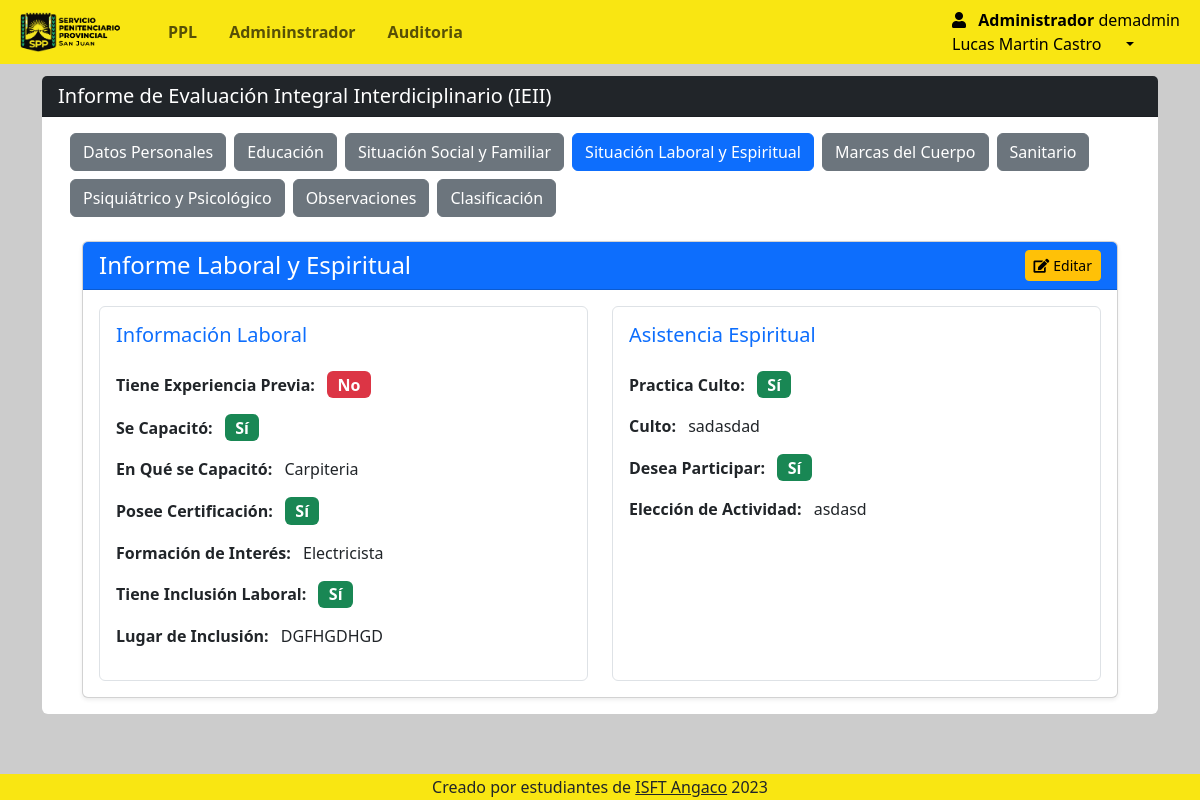
Screenshot of /Views/admin/ppl_informe.php?seccion=situacion-laboral&id=42 (signed in) with the database file from the repository.
### tables this page shows
CREATE TABLE `rol` (
  `id_rol` int(11) NOT NULL,
  `nombre_rol` varchar(50) NOT NULL
);

CREATE TABLE `usuarios` (
  `id_usuario` int(11) NOT NULL,
  `id_persona` int(11) NOT NULL,
  `id_rol` int(11) NOT NULL,
  `nombre_usuario` varchar(50) NOT NULL,
  `contrasena` varchar(255) NOT NULL,
  `fecha_creacion` datetime DEFAULT current_timestamp(),
  `activo` tinyint(1) DEFAULT 1
);

CREATE TABLE `laboral` (
  `id_laboral` int(11) NOT NULL,
  `id_ppl` int(11) NOT NULL,
  `tiene_exp` tinyint(1) DEFAULT NULL,
  `experiencia` varchar(100) DEFAULT NULL,
  `se_capacito` tinyint(1) DEFAULT NULL,
  `en_que_se_capacito` varchar(100) DEFAULT NULL,
  `posee_certific` tinyint(1) DEFAULT NULL,
  `formac_interes` varchar(100) DEFAULT NULL,
  `tiene_incl_lab` tinyint(1) NOT NULL,
  `lugar_inclusion` varchar(100) NOT NULL,
  `estado` varchar(255) NOT NULL DEFAULT 'Activo'
);

CREATE TABLE `asistencia_espiritual` (
  `id_asistencia` int(11) NOT NULL,
  `id_ppl` int(11) NOT NULL,
  `practica_culto` tinyint(1) DEFAULT NULL,
  `culto` varchar(100) DEFAULT NULL,
  `desea_participar` tinyint(1) NOT NULL,
  `eleccion_actividad` varchar(100) NOT NULL,
  `estado` varchar(20) NOT NULL DEFAULT 'Activo'
);

### Views/admin/laboral_espiritual_lista.php (the view, shortened to what this page needs)
<?php
$idppl = isset($_GET['id']) ? intval($_GET['id']) : 0;
if ($idppl > 0) {
    $stmt = $db->prepare("SELECT * FROM laboral WHERE id_ppl = ?");
    $stmt->execute([$idppl]);
    $laboral = $stmt->fetch(PDO::FETCH_ASSOC);
    $stmt = $db->prepare("SELECT * FROM asistencia_espiritual WHERE id_ppl = ?");
    $stmt->execute([$idppl]);
    $asistenciaEspiritual = $stmt->fetch(PDO::FETCH_ASSOC);
}
?>
    <div class="container mt-4">
        <div class="card shadow-sm">
            <div class="card-header bg-primary text-white d-flex justify-content-between align-items-center">
                <h4 class="mb-0">Informe Laboral y Espiritual</h4>
                <?php
                    if ($_SESSION['id_rol'] === 1 || $_SESSION['id_rol'] === 2) {
                ?>
                    <a href='laboral_espiritual_edit.php?id=<?php echo $idppl; ?>' class='btn btn-warning btn-sm'>
                        <i class="fas fa-edit me-1"></i>Editar
                    </a>
                <?php }?>
            </div>
            <div class="card-body">
                <div class="row">
                    <div class="col-md-6">
                        <div class="border rounded p-3 h-100">
                            <h5 class="mb-4 text-primary">Información Laboral</h5>
                            <?php if ($laboral): ?>
                                <div class="mb-3">
                                    <span class="fw-bold  me-2">Tiene Experiencia Previa:</span>
                                    <span class="badge fs-6 <?= $laboral['tiene_exp'] ? 'bg-success' : 'bg-danger'; ?>">
                                        <?= $laboral['tiene_exp'] ? 'Sí' : 'No'; ?>
                                    </span>
                                </div>
                                <div class="mb-3">
                                    <span class="fw-bold  me-2">Se Capacitó:</span>
                                    <span class="badge fs-6 <?= $laboral['se_capacito'] ? 'bg-success' : 'bg-danger'; ?>">
                                        <?= $laboral['se_capacito'] ? 'Sí' : 'No'; ?>
                                    </span>
                                </div>
                                <?php if ($laboral['se_capacito']): ?>
                                    <div class="mb-3">
                                        <span class="fw-bold  me-2">En Qué se Capacitó:</span>
                                        <span class="text-dark"><?= htmlspecialchars($laboral['en_que_se_capacito']); ?></span>
                                    </div>
                                <?php endif; ?>
                                <div class="mb-3">
                                    <span class="fw-bold  me-2">Posee Certificación:</span>
                                    <span class="badge fs-6 <?= $laboral['posee_certific'] ? 'bg-success' : 'bg-danger'; ?>">
                                        <?= $laboral['posee_certific'] ? 'Sí' : 'No'; ?>
                                    </span>
                                </div>
                                <div class="mb-3">
                                    <span class="fw-bold  me-2">Formación de Interés:</span>
                                    <span class="text-dark"><?= htmlspecialchars($laboral['formac_interes']); ?></span>
                                </div>
                                <div class="mb-3">
                                    <span class="fw-bold  me-2">Tiene Inclusión Laboral:</span>
                                    <span class="badge fs-6 <?= $laboral['tiene_incl_lab'] ? 'bg-success' : 'bg-danger'; ?>">
                                        <?= $laboral['tiene_incl_lab'] ? 'Sí' : 'No'; ?>
                                    </span>
                                </div>
                                <?php if ($laboral['tiene_incl_lab']): ?>
                                    <div class="mb-3">
                                        <span class="fw-bold  me-2">Lugar de Inclusión:</span>
                                        <span class="text-dark"><?= htmlspecialchars($laboral['lugar_inclusion']); ?></span>
                                    </div>
                                <?php endif; ?>
                            <?php else: ?>
                                <div class="alert alert-info" role="alert">
                                    No hay información laboral disponible.
                                </div>
                            <?php endif; ?>
                        </div>
                    </div>
                    <div class="col-md-6">
                        <div class="border rounded p-3 h-100">
                            <h5 class="mb-4 text-primary">Asistencia Espiritual</h5>
                            <?php if ($asistenciaEspiritual): ?>
                                <div class="mb-3">
                                    <span class="fw-bold  me-2">Practica Culto:</span>
                                    <span class="badge fs-6 <?= $asistenciaEspiritual['practica_culto'] ? 'bg-success' : 'bg-danger'; ?>">
                                        <?= $asistenciaEspiritual['practica_culto'] ? 'Sí' : 'No'; ?>
                                    </span>
                                </div>
                                <?php if ($asistenciaEspiritual['practica_culto']): ?>
                                    <div class="mb-3">
                                        <span class="fw-bold  me-2">Culto:</span>
                                        <span class="text-dark"><?= htmlspecialchars($asistenciaEspiritual['culto']); ?></span>
                                    </div>
                                <?php endif; ?>
                                <div class="mb-3">
                                    <span class="fw-bold  me-2">Desea Participar:</span>
                                    <span class="badge fs-6 <?= $asistenciaEspiritual['desea_participar'] ? 'bg-success' : 'bg-danger'; ?>">
                                        <?= $asistenciaEspiritual['desea_participar'] ? 'Sí' : 'No'; ?>
                                    </span>
                                </div>
                                <?php if ($asistenciaEspiritual['desea_participar']): ?>
                                    <div class="mb-3">
                                        <span class="fw-bold  me-2">Elección de Actividad:</span>
                                        <span class="text-dark"><?= htmlspecialchars($asistenciaEspiritual['eleccion_actividad']); ?></span>
                                    </div>
                                <?php endif; ?>
                            <?php else: ?>
                                <div class="alert alert-info" role="alert">
                                    No hay información de asistencia espiritual disponible.
                                </div>
                            <?php endif; ?>
                        </div>
                    </div>
                </div>
            </div>
        </div>
    </div>

### Views/admin/navbar.php (shortened to what this page needs)
<?php
require '../../conn/connection.php';
$id_rol = $_SESSION['id_rol'];
$id_usuario= $_SESSION['id_usuario'];
$query = "SELECT * FROM rol WHERE id_rol = ?";
$stmt = $conexion->prepare($query);
$stmt->bind_param("i", $id_rol);
$stmt->execute();
$result = $stmt->get_result();
if ($result && $result->num_rows > 0) {
  $rol = $result->fetch_assoc();
  $nombre_rol = $rol['nombre_rol'];
} else {
  $nombre_rol = "Usuario Desconocido";
}
?>
<!DOCTYPE html>
<html lang="es">
<head>
  <link rel="stylesheet" href="https://use.fontawesome.com/releases/v5.8.2/css/all.css">
  <link rel="stylesheet" href="../../css/style.css">
  <link href="https://cdn.jsdelivr.net/npm/bootstrap@5.3.2/dist/css/bootstrap.min.css" rel="stylesheet">
  <link rel="stylesheet" href="https://maxcdn.bootstrapcdn.com/bootstrap/4.5.2/css/bootstrap.min.css">
  <link rel="stylesheet" href="https://cdnjs.cloudflare.com/ajax/libs/twitter-bootstrap/5.3.0/css/bootstrap.min.css">
  <link rel="stylesheet" href="https://cdn.datatables.net/1.13.7/css/dataTables.bootstrap5.min.css">
  <link rel="stylesheet" type="text/css" href="https://cdn.datatables.net/1.13.1/css/dataTables.bootstrap5.min.css" />
  <link rel="stylesheet" type="text/css" href="https://cdn.datatables.net/buttons/2.3.3/css/buttons.bootstrap5.min.css" />
  <link rel="stylesheet" href="https://cdn.jsdelivr.net/npm/bootstrap@5.3.0-alpha1/dist/css/bootstrap.min.css" />
  <link rel="stylesheet" href="https://cdnjs.cloudflare.com/ajax/libs/font-awesome/6.2.1/css/all.min.css" />
  <link rel="stylesheet" href="https://cdnjs.cloudflare.com/ajax/libs/font-awesome/5.15.4/css/all.min.css">
</head>
<body>
  <div style="height:60px">
    <nav class="navbar navbar-expand-lg fixed-top my-0 py-0" style="background-color: #f9e612;">
      <div class="container-fluid ml-2 ">
        <a href="index.php" class="navbar-brand mb-0 pr-4 ">
          <img class="d-line-block align-top " src="../../img/LOGO2.ico" width="100px" style="margin-right:0px">
        </a>
        <div class="collapse navbar-collapse " id="navbarNav">
          <ul class="navbar-nav mr-auto ">
            <li class="nav-item  pr-3">
              <a class="nav-link " href="ppl_index.php"><b>PPL</b></a>
            </li>
            <?php
              if ($_SESSION['id_rol'] === 1) {
            ?>
                  <li class="nav-item  pr-3">
                    <a class="nav-link " href="admin_index.php"><b>Admininstrador</b></a>
                  </li>
            <?php
              }
            ?>
            <?php
              if ($_SESSION['id_rol'] === 1) {
            ?>
              <li class="nav-item  pr-3">
                <a class="nav-link " href="auditoria.php"><b>Auditoria</b></a>
              </li>
            <?php
              }
            ?>
          </ul>
          <form class="form-inline d-flex justify-content-end">
            <div class="collapse navbar-collapse" id="navbarNav">
              <ul class="navbar-nav">
                <li class="nav-item dropdown">
                  <a class="nav-link dropdown-toggle active" href="#" role="button" data-bs-toggle="dropdown" aria-expanded="false">
                    <i class="fas fa-user pr-2"></i>
                    <span class="mr-3">
                      <b>
                      <?php if (isset($nombre_rol)) : ?>
                        <?php echo $nombre_rol; ?>
                      <?php else : ?>
                        "Usuario Desconocido"
                      <?php endif; ?>
                      </b>
                      <span>
                        <?php if (isset($_SESSION['nombres'])) : ?>
                           <?php
                           $query = "SELECT nombre_usuario FROM usuarios WHERE activo = 1 AND id_usuario = :id_usuario";
                           $stmt = $db->prepare($query);
                           $stmt->bindParam(':id_usuario', $id_usuario, PDO::PARAM_INT);
                           $stmt->execute();
                           $usuario = $stmt->fetch(PDO::FETCH_ASSOC);
                           ?>
                          <?php echo $usuario['nombre_usuario']; ?>
                          <br>
                          <?php echo $_SESSION['nombres']; ?>
                          <?php echo $_SESSION['apellidos']; ?>
                        <?php endif; ?>
                      </span>
                    </span>
                  </a>
                </li>
            </div>
          </form>
        </div>
      </div>
    </nav>
  </div>

### css/style.css (style rules this page uses)
body { position: relative; padding-bottom: 10px; min-height: 100vh; }

### Views/admin/navbar.php (style rules this page uses)
body { background: #cccccc; }

### rows the page displays
rol: nombre_rol "Administrador"
usuarios: nombre_usuario "demadmin"
laboral: en_que_se_capacito "Carpiteria", formac_interes "Electricista", lugar_inclusion "DGFHGDHGD"
asistencia_espiritual: culto "sadasdad", eleccion_actividad "asdasd"

### other values shown
$_SESSION['nombres'] "Lucas Martin"
$_SESSION['apellidos'] "Castro"
